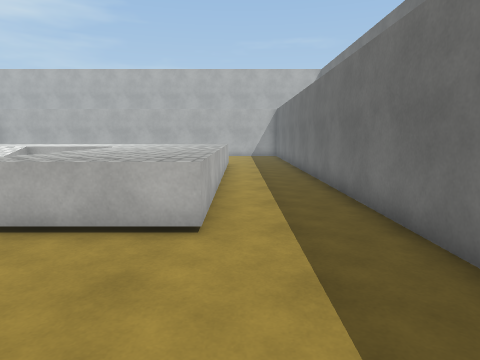
View 1 (above)

23 first-person views from a walk through a 3-D level made in the Unity game engine. The camera is 1.5 m above the floor, tilts 8° down and sees 75° across. The floor is counted in squares, 1 m on a side. Each view is taken from the middle of a square. On the plan, view 1 faces up. The plan holds only what a view shows up to about 15 squares ahead; the rest is blank. The place goes on beyond the plan. The player character is not drawn. Surface patterns are stand-ins for the level's own textures.

View 2
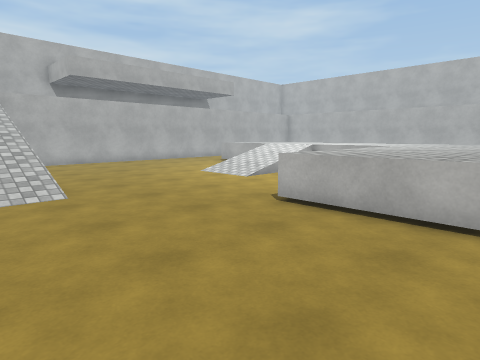

View 3
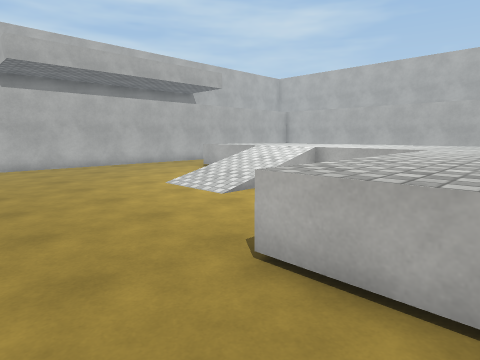

View 4
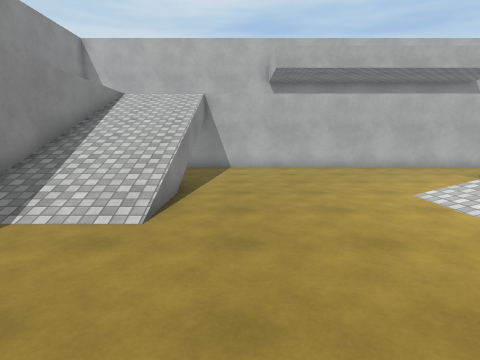

View 5
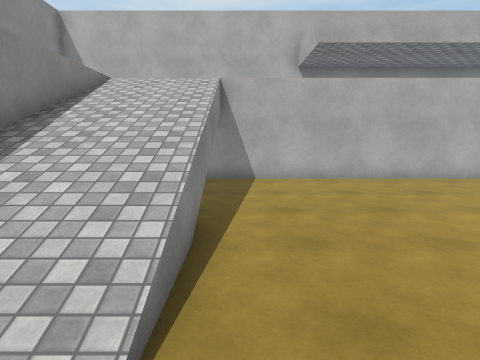

View 6
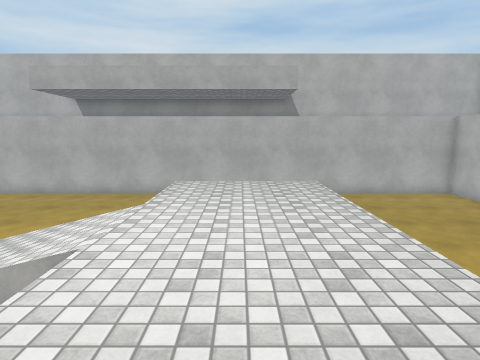

View 7
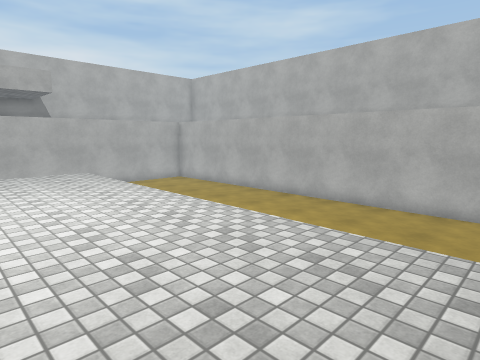

View 8
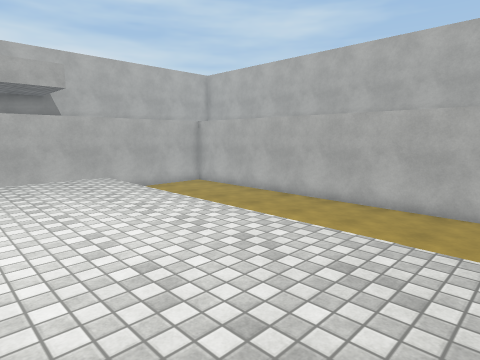

View 9
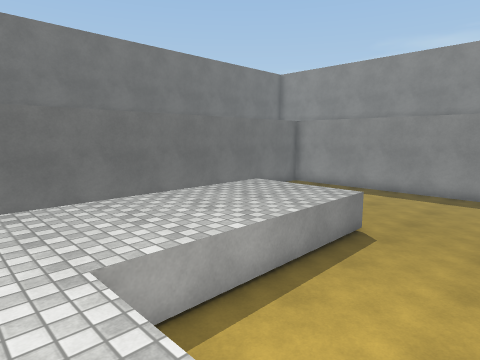

View 10
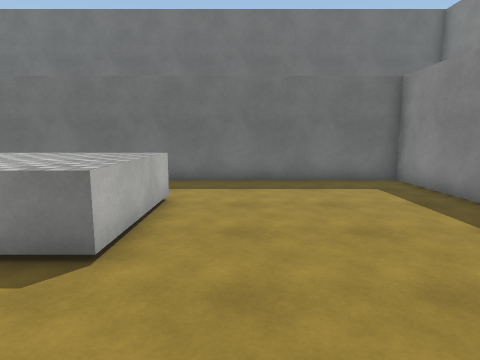

View 11
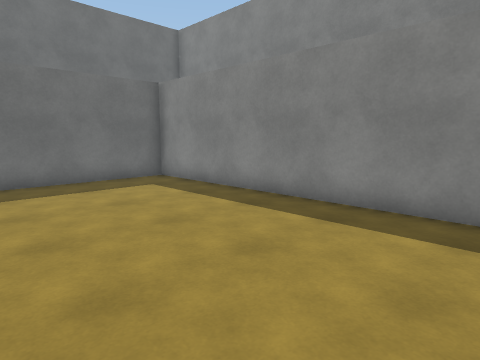

View 12
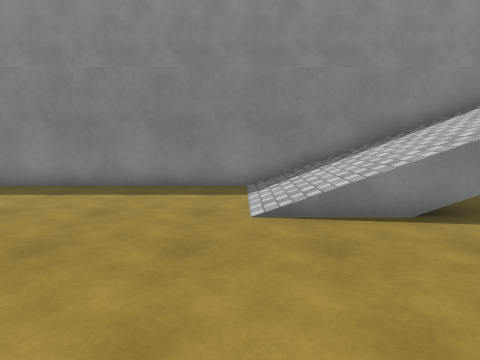

View 13
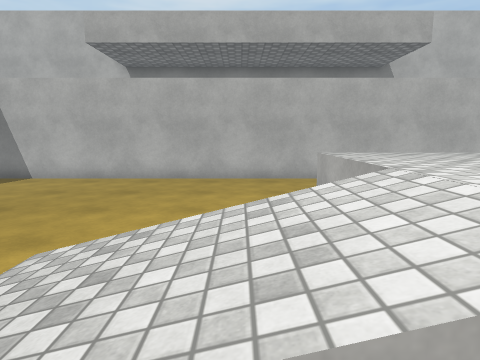

View 14
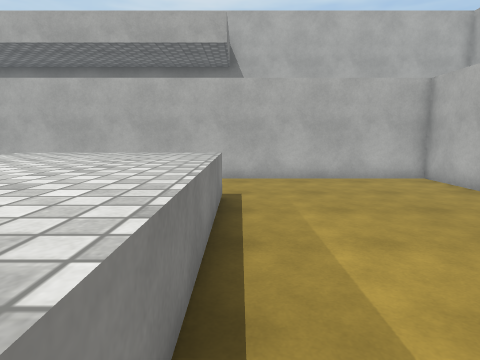

View 15
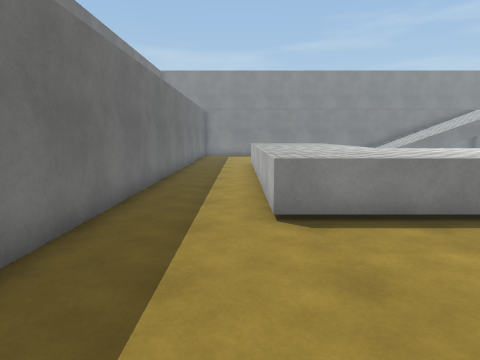

View 16
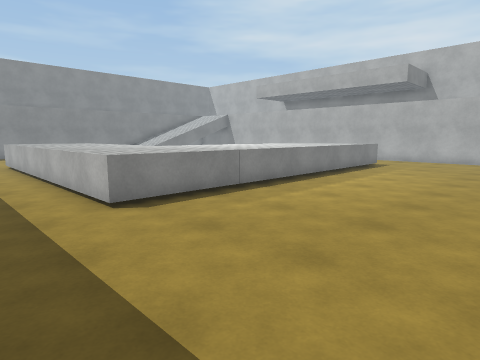

View 17
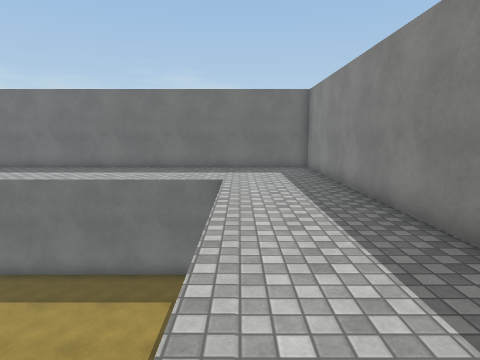

View 18
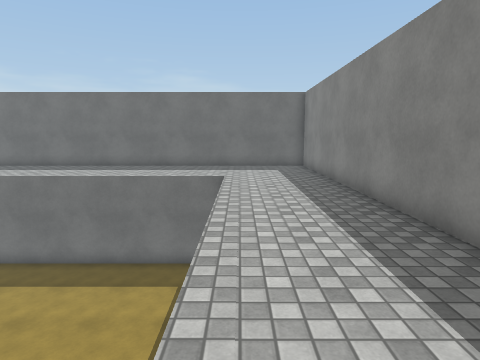

View 19
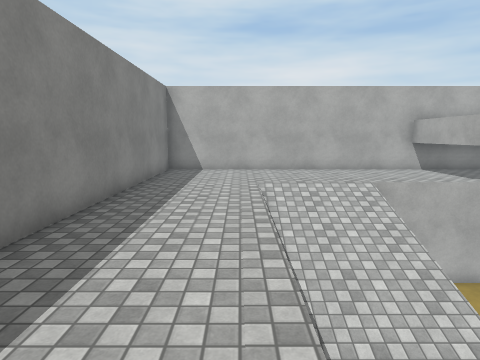

View 20
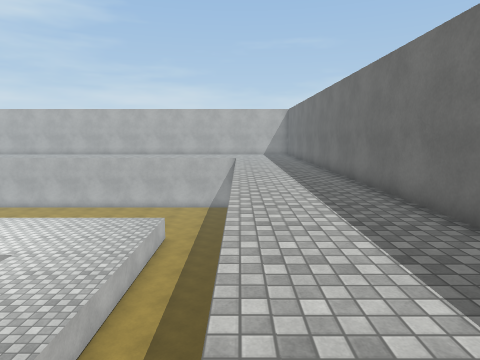

View 21
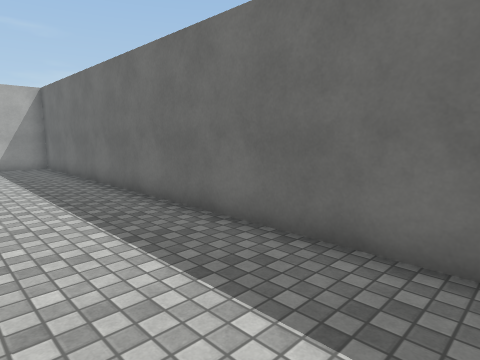

View 22
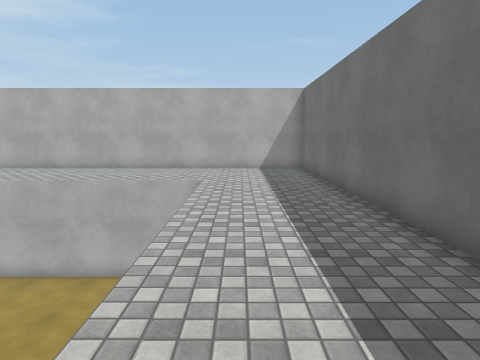

View 23
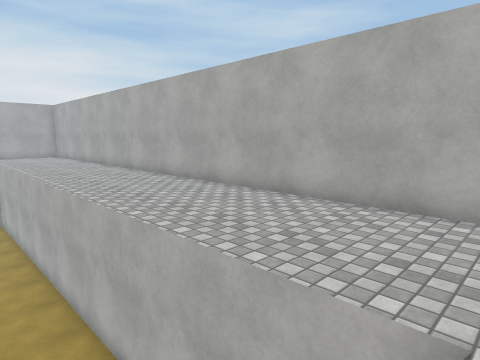

### Floor plan
Key: @ floor where view 1 was taken; # wall or solid block; . main floor; : floor 1 m higher than the main floor; + floor 3.5 m higher than the main floor; / step, stairs or slope; = window, fence, low wall or low ledge; v drop or lower ground.
Columns run from 22 left of view 1 to 7 right of it. Each row starts with its distance up from view 1.
 28 #         ####################
 27 #         +++++++++++++++++++#
 26 #        ++++++++++++++++++++#
 25 #       +++++++++++++++++++++#
 24 #      ++++++++++++++++++++++#
 23 #   v.................. .++++#
 22 #   v................... ++++#
 21 #   v....................++++#
 20 #   v....................++++#
 19 #   v....................++++#
 18 #   v....................++++#
 17 #   v....................++++#
 16 #####   ::::::::::::::...++++#
 15     #   ::::::::::::::...++++#
 14     #   ::::::::::::::...++++#
 13     #.. ::::::::::::::...++++#
 12     #...===#:::===::::...++++#
 11     #....  ////...::::...++++#
 10     #..... ///=...::::...++++#
  9     #......////...::::...++++#
  8     #......////...::::...++++#
  7     #.............::::...++++#
  6     #.............::::...++++#
  5 #####.............::::...++++#
  4 #+++v....................++++#
  3 #+++v....................++++#
  2 #+++v....................++++#
  1 #+++//////////...........++++#
  0 #+++//////////........@..++++#
 -1 #+++//////////...........++++#
 -2 #+++//////////...........++++#
 -3 #++++++++++++++++++++++++++++#
 -4 #++++++++++++  ++++++++++++++#
 -5 #++++++++++++  ++++++++++++++#
 -6 ##############################

Where each view was taken, in squares from view 1:
view 1: 0 up, 0 right, facing up
view 2: 1 down, 0 right, facing up-left
view 3: 2 up, 2 left, facing up-left
view 4: 3 up, 3 left, facing left
view 5: 2 up, 7 left, facing left
view 6: 14 up, 4 left, facing left
view 7: 12 up, 1 left, facing up-left
view 8: 12 up, 3 left, facing up-left
view 9: 13 up, 8 left, facing down-right
view 10: 3 up, 8 left, facing right
view 11: 4 up, 8 left, facing down-right
view 12: 7 up, 8 left, facing down
view 13: 10 up, 7 left, facing left
view 14: 17 up, 7 left, facing left
view 15: 22 up, 0 right, facing down
view 16: 23 up, 2 right, facing down-left
view 17: 3 down, 8 left, facing right
view 18: 3 down, 9 left, facing right
view 19: 3 down, 8 left, facing left
view 20: 2 up, 3 right, facing up
view 21: 11 up, 3 right, facing up-right
view 22: 13 up, 4 right, facing up
view 23: 21 up, 3 right, facing up-left
